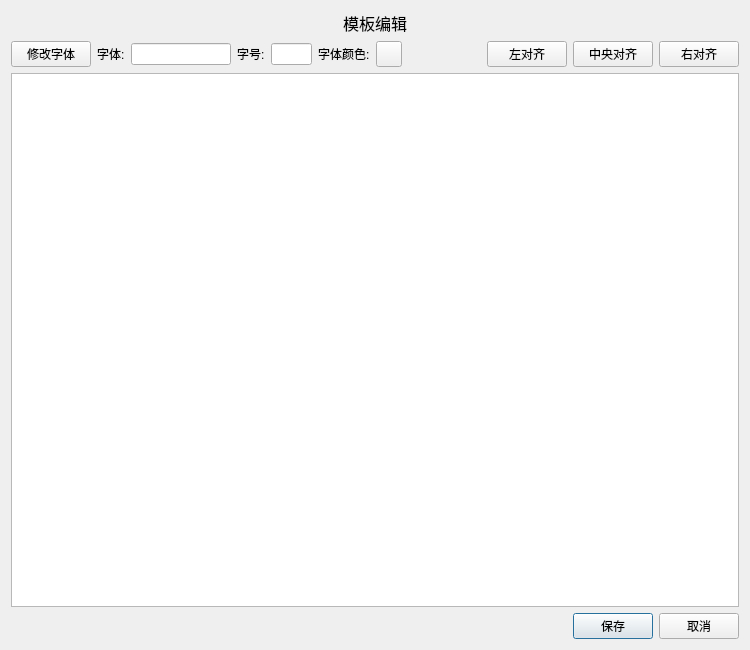
<?xml version="1.0" encoding="UTF-8"?>
<ui version="4.0">
 <class>EditTemplateDialog</class>
 <widget class="QDialog" name="EditTemplateDialog">
  <property name="geometry">
   <rect>
    <x>0</x>
    <y>0</y>
    <width>750</width>
    <height>650</height>
   </rect>
  </property>
  <property name="windowTitle">
   <string>Dialog</string>
  </property>
  <layout class="QVBoxLayout" name="verticalLayout">
   <item>
    <widget class="QLabel" name="titleLabel">
     <property name="font">
      <font>
       <family>Adobe 黑体 Std R</family>
       <pointsize>12</pointsize>
      </font>
     </property>
     <property name="text">
      <string>模板编辑</string>
     </property>
     <property name="alignment">
      <set>Qt::AlignCenter</set>
     </property>
    </widget>
   </item>
   <item>
    <layout class="QHBoxLayout" name="horizontalLayout">
     <item>
      <widget class="QPushButton" name="fontBtn">
       <property name="focusPolicy">
        <enum>Qt::NoFocus</enum>
       </property>
       <property name="text">
        <string>修改字体</string>
       </property>
      </widget>
     </item>
     <item>
      <widget class="QLabel" name="label_2">
       <property name="text">
        <string>字体:</string>
       </property>
      </widget>
     </item>
     <item>
      <widget class="QLineEdit" name="fontEdit">
       <property name="minimumSize">
        <size>
         <width>100</width>
         <height>0</height>
        </size>
       </property>
       <property name="maximumSize">
        <size>
         <width>100</width>
         <height>16777215</height>
        </size>
       </property>
       <property name="readOnly">
        <bool>true</bool>
       </property>
      </widget>
     </item>
     <item>
      <widget class="QLabel" name="label_3">
       <property name="text">
        <string>字号:</string>
       </property>
      </widget>
     </item>
     <item>
      <widget class="QLineEdit" name="pointEdit">
       <property name="minimumSize">
        <size>
         <width>41</width>
         <height>0</height>
        </size>
       </property>
       <property name="maximumSize">
        <size>
         <width>41</width>
         <height>16777215</height>
        </size>
       </property>
       <property name="readOnly">
        <bool>true</bool>
       </property>
      </widget>
     </item>
     <item>
      <widget class="QLabel" name="label_4">
       <property name="text">
        <string>字体颜色:</string>
       </property>
      </widget>
     </item>
     <item>
      <widget class="QPushButton" name="colorBtn">
       <property name="minimumSize">
        <size>
         <width>26</width>
         <height>26</height>
        </size>
       </property>
       <property name="maximumSize">
        <size>
         <width>26</width>
         <height>26</height>
        </size>
       </property>
       <property name="focusPolicy">
        <enum>Qt::NoFocus</enum>
       </property>
       <property name="autoFillBackground">
        <bool>true</bool>
       </property>
       <property name="text">
        <string/>
       </property>
      </widget>
     </item>
     <item>
      <spacer name="horizontalSpacer_2">
       <property name="orientation">
        <enum>Qt::Horizontal</enum>
       </property>
       <property name="sizeHint" stdset="0">
        <size>
         <width>40</width>
         <height>20</height>
        </size>
       </property>
      </spacer>
     </item>
     <item>
      <widget class="QPushButton" name="leftBtn">
       <property name="focusPolicy">
        <enum>Qt::NoFocus</enum>
       </property>
       <property name="text">
        <string>左对齐</string>
       </property>
       <property name="checkable">
        <bool>true</bool>
       </property>
       <property name="autoExclusive">
        <bool>true</bool>
       </property>
      </widget>
     </item>
     <item>
      <widget class="QPushButton" name="centerBtn">
       <property name="focusPolicy">
        <enum>Qt::NoFocus</enum>
       </property>
       <property name="text">
        <string>中央对齐</string>
       </property>
       <property name="checkable">
        <bool>true</bool>
       </property>
       <property name="autoExclusive">
        <bool>true</bool>
       </property>
      </widget>
     </item>
     <item>
      <widget class="QPushButton" name="rightBtn">
       <property name="focusPolicy">
        <enum>Qt::NoFocus</enum>
       </property>
       <property name="text">
        <string>右对齐</string>
       </property>
       <property name="checkable">
        <bool>true</bool>
       </property>
       <property name="autoExclusive">
        <bool>true</bool>
       </property>
      </widget>
     </item>
    </layout>
   </item>
   <item>
    <widget class="QTextEdit" name="textEdit">
     <property name="font">
      <font>
       <family>宋体</family>
       <pointsize>14</pointsize>
      </font>
     </property>
     <property name="html">
      <string>&lt;!DOCTYPE HTML PUBLIC &quot;-//W3C//DTD HTML 4.0//EN&quot; &quot;http://www.w3.org/TR/REC-html40/strict.dtd&quot;&gt;
&lt;html&gt;&lt;head&gt;&lt;meta name=&quot;qrichtext&quot; content=&quot;1&quot; /&gt;&lt;style type=&quot;text/css&quot;&gt;
p, li { white-space: pre-wrap; }
&lt;/style&gt;&lt;/head&gt;&lt;body style=&quot; font-family:'宋体'; font-size:14pt; font-weight:400; font-style:normal;&quot;&gt;
&lt;p style=&quot;-qt-paragraph-type:empty; margin-top:0px; margin-bottom:0px; margin-left:0px; margin-right:0px; -qt-block-indent:0; text-indent:0px;&quot;&gt;&lt;br /&gt;&lt;/p&gt;&lt;/body&gt;&lt;/html&gt;</string>
     </property>
    </widget>
   </item>
   <item>
    <layout class="QHBoxLayout" name="horizontalLayout_2">
     <item>
      <spacer name="horizontalSpacer">
       <property name="orientation">
        <enum>Qt::Horizontal</enum>
       </property>
       <property name="sizeHint" stdset="0">
        <size>
         <width>40</width>
         <height>20</height>
        </size>
       </property>
      </spacer>
     </item>
     <item>
      <widget class="QPushButton" name="saveBtn">
       <property name="text">
        <string>保存</string>
       </property>
      </widget>
     </item>
     <item>
      <widget class="QPushButton" name="cancelBtn">
       <property name="text">
        <string>取消</string>
       </property>
      </widget>
     </item>
    </layout>
   </item>
  </layout>
 </widget>
 <resources/>
 <connections/>
</ui>
